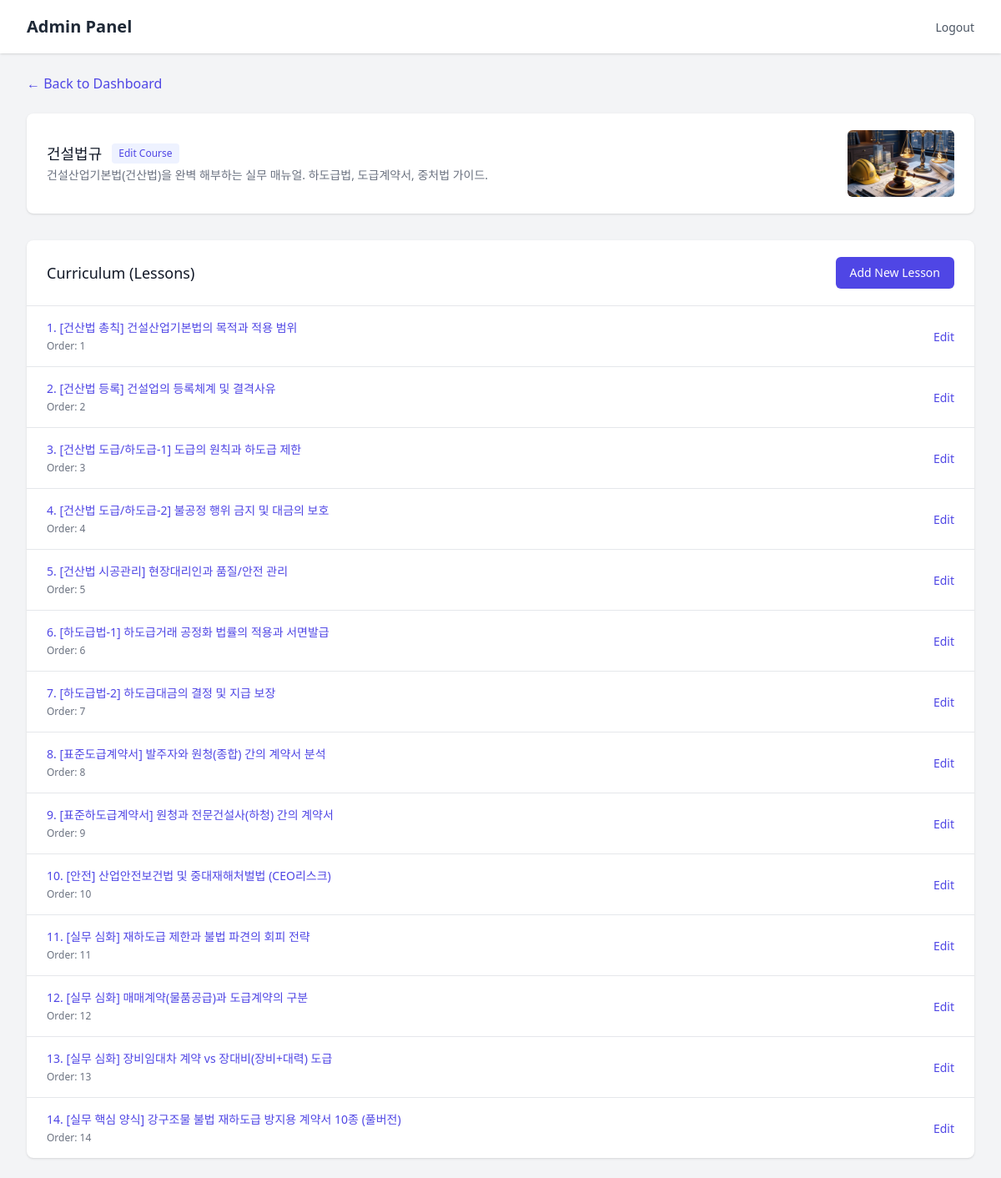
Before: /admin/courses/5 (signed in) with the older database file.
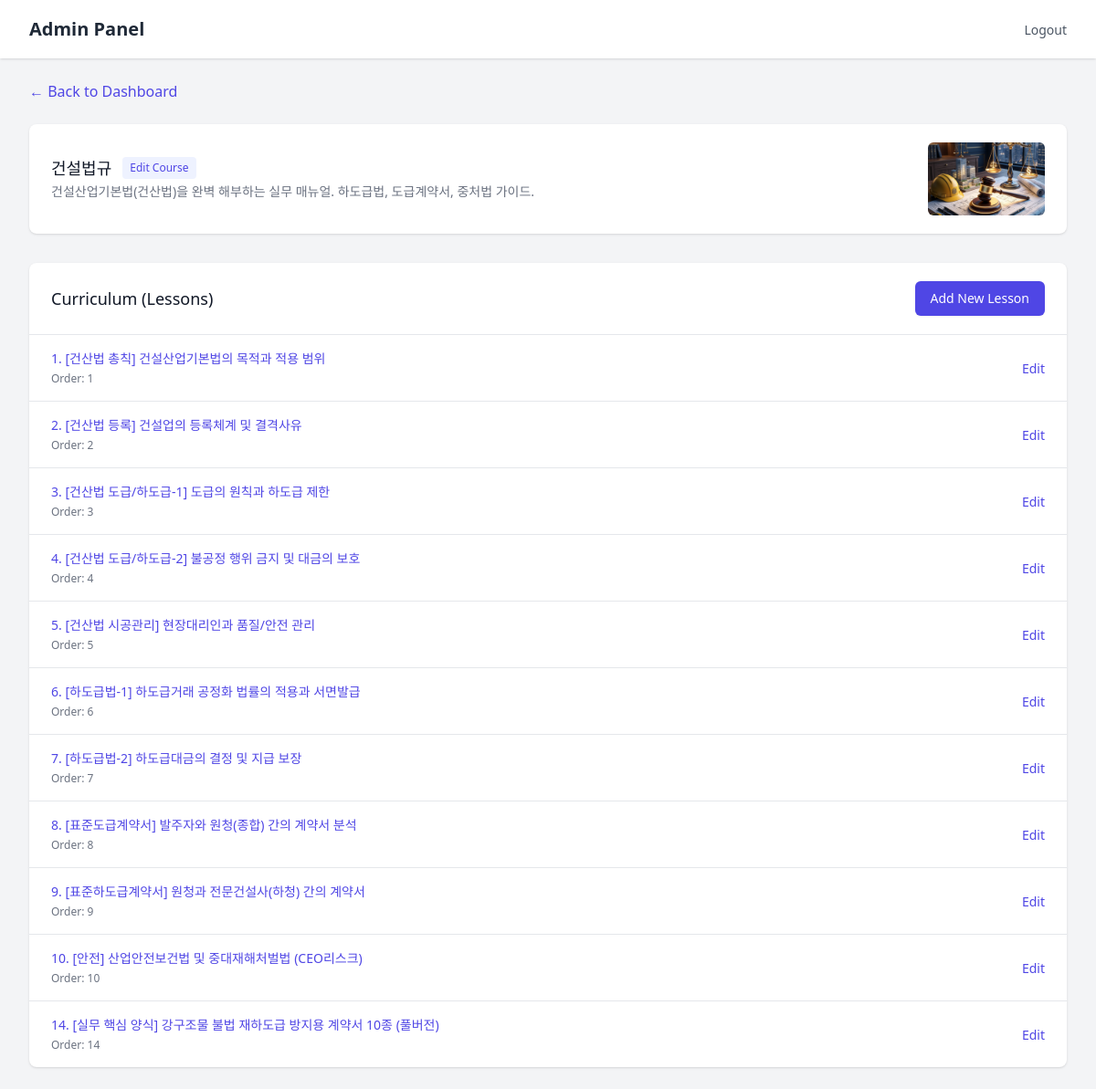
After: the same page with the newer database file.
### models/__init__.py (models this page shows)
class Course(SQLModel, table=True):
    id: Optional[int] = Field(default=None, primary_key=True)
    title: str
    description: Optional[str] = None
    thumbnail_url: Optional[str] = None
    category_id: Optional[int] = Field(default=None, foreign_key="category.id")
    category: Optional[Category] = Relationship(back_populates="courses")
    lessons: List["Lesson"] = Relationship(back_populates="course", cascade_delete=True)

class Lesson(SQLModel, table=True):
    id: Optional[int] = Field(default=None, primary_key=True)
    title: str
    content: str
    order: int = Field(default=0)
    course_id: Optional[int] = Field(default=None, foreign_key="course.id")
    course: Optional[Course] = Relationship(back_populates="lessons")

### routers/admin.py (the view)
@router.get("/courses/{course_id}")
def course_details(
    request: Request,
    course_id: int,
    user: User = Depends(get_current_admin_user),
    session: Session = Depends(get_session)
):
    course = session.get(Course, course_id)
    if not course:
        raise HTTPException(status_code=404, detail="Course not found")
    lessons = session.exec(select(Lesson).where(Lesson.course_id == course_id).order_by(Lesson.order)).all()
    return templates.TemplateResponse(
        request=request, name="admin/course_detail.html", context={"user": user, "course": course, "lessons": lessons}
    )

### templates/admin/course_detail.html (shortened to what this page needs)
{% extends "admin/base.html" %}
{% block content %}
<div class="mb-6">
    <a href="/admin" class="text-indigo-600 hover:text-indigo-900 transition flex items-center gap-1">
        &larr; Back to Dashboard
    </a>
</div>
<div class="bg-white shadow overflow-hidden sm:rounded-lg mb-8">
    <div class="px-4 py-5 sm:px-6 flex justify-between items-center">
        <div>
            <div class="flex items-center gap-3">
                <h3 class="text-lg leading-6 font-medium text-gray-900">{{ course.title }}</h3>
                <a href="/admin/courses/{{ course.id }}/edit"
                    class="text-xs font-medium text-indigo-600 bg-indigo-50 px-2 py-1 rounded hover:bg-indigo-100 transition">Edit
                    Course</a>
            </div>
            <p class="mt-1 max-w-2xl text-sm text-gray-500">{{ course.description }}</p>
        </div>
        {% if course.thumbnail_url %}
        <div class="flex-shrink-0 h-20 w-32 relative">
            <img class="h-20 w-32 object-cover rounded-md" src="{{ course.thumbnail_url }}" alt="Thumbnail">
        </div>
        {% endif %}
    </div>
</div>
<div class="bg-white shadow overflow-hidden sm:rounded-lg">
    <div class="px-4 py-5 sm:px-6 flex justify-between items-center border-b border-gray-200">
        <h3 class="text-lg leading-6 font-medium text-gray-900">Curriculum (Lessons)</h3>
        <a href="/admin/courses/{{ course.id }}/lessons/new"
            class="inline-flex items-center px-4 py-2 border border-transparent text-sm font-medium rounded-md shadow-sm text-white bg-indigo-600 hover:bg-indigo-700">
            Add New Lesson
        </a>
    </div>
    <ul role="list" class="divide-y divide-gray-200">
        {% if lessons %}
        {% for lesson in lessons %}
        <li>
            <div class="px-4 py-4 sm:px-6 hover:bg-gray-50 flex justify-between items-center">
                <div>
                    <p class="text-sm font-medium text-indigo-600 truncate">{{ lesson.title }}</p>
                    <p class="text-xs text-gray-500 mt-1">Order: {{ lesson.order }}</p>
                </div>
                <div>
                    <a href="/admin/courses/{{ course.id }}/lessons/{{ lesson.id }}/edit"
                        class="text-sm font-medium text-indigo-600 hover:text-indigo-900">Edit</a>
                </div>
            </div>
        </li>
        {% endfor %}
        {% else %}
        <li class="px-4 py-5 sm:px-6 text-center text-gray-500">No lessons added yet.</li>
        {% endif %}
    </ul>
</div>
{% endblock %}

### templates/admin/base.html (shortened to what this page needs)
<!DOCTYPE html>
<html lang="en">
<head>
    <script src="https://cdn.tailwindcss.com"></script>
</head>
<body class="bg-gray-100 min-h-screen font-sans">
    {% if request.url.path != "/admin/login" %}
    <nav class="bg-white shadow">
        <div class="max-w-7xl mx-auto px-4 sm:px-6 lg:px-8">
            <div class="flex justify-between h-16">
                <div class="flex">
                    <div class="flex-shrink-0 flex items-center">
                        <a href="/admin" class="text-xl font-bold text-gray-800">Admin Panel</a>
                    </div>
                </div>
                <div class="flex items-center">
                    <form action="/auth/logout" method="get">
                        <button type="submit" class="text-sm text-gray-600 hover:text-gray-900 ml-4">Logout</button>
                    </form>
                </div>
            </div>
        </div>
    </nav>
    {% endif %}
    <main class="max-w-7xl mx-auto py-6 sm:px-6 lg:px-8">
        {% block content %}{% endblock %}
    </main>
</body>
</html>

Changed rows visible on the page:
removed Lesson: title "11. [실무 심화] 재하도급 제한과 불법 파견의 회피 전략", order "11"
removed Lesson: title "12. [실무 심화] 매매계약(물품공급)과 도급계약의 구분", order "12"
removed Lesson: title "13. [실무 심화] 장비임대차 계약 vs 장대비(장비+대력) 도급", order "13"
